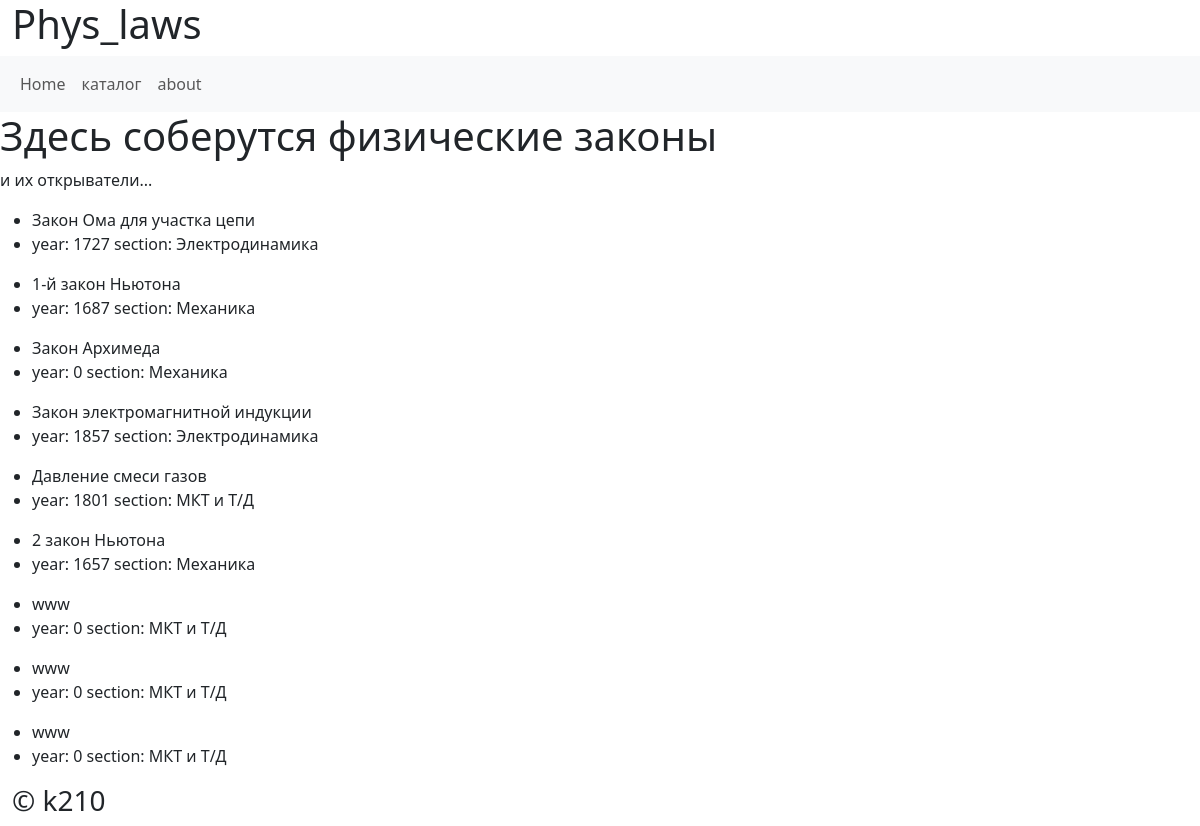
Before: / with the older database file.
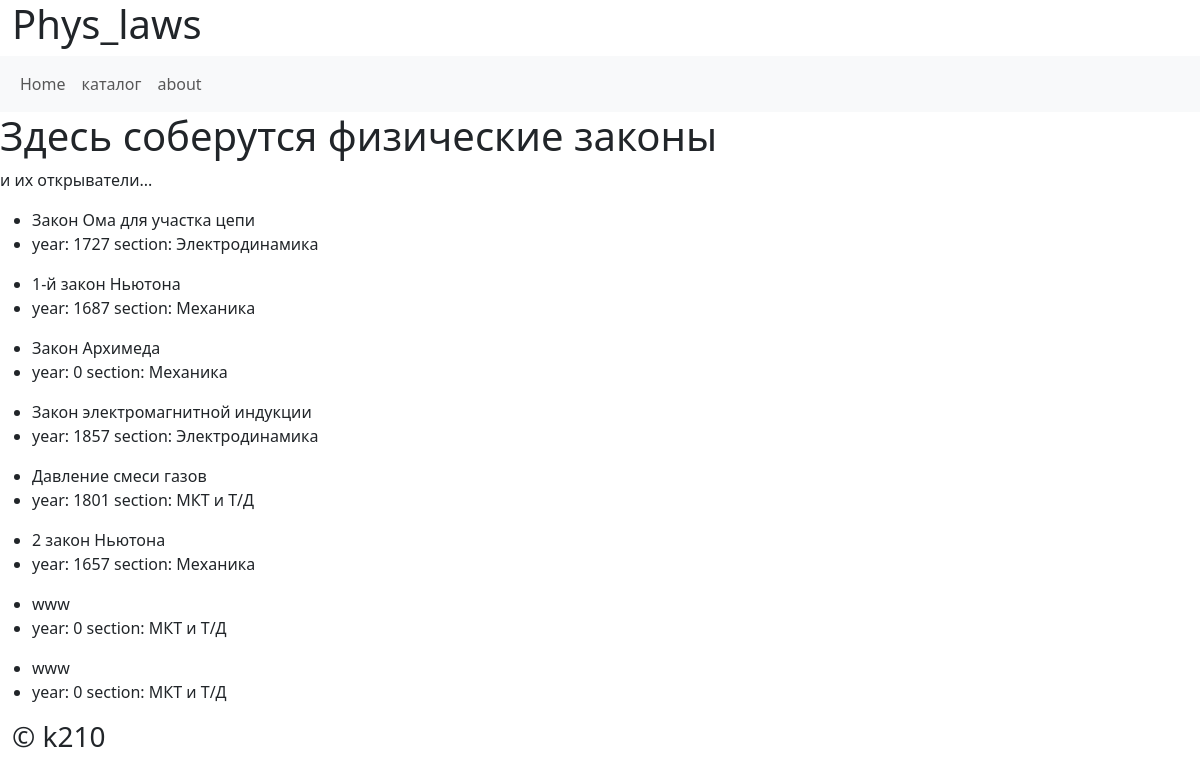
After: the same page with the newer database file.
### catalog/models.py (models this page shows, shortened)
class Laws(models.Model):
    title = models.CharField(max_length=256, verbose_name='название закона')
    text = models.TextField('Закон')
    year = models.BigIntegerField('год')
    author_id = models.ForeignKey(
        Authors,
        on_delete=models.CASCADE,
        verbose_name='закон'
    )
    section_id = models.ForeignKey(
        Sections,
        on_delete=models.CASCADE,
        related_name='laws',
        verbose_name='раздел'
    )
    formula = models.ImageField('формула', upload_to='formulas', blank=True)
    class Meta:
        verbose_name = 'закон'
        verbose_name_plural = 'Законы'

class Sections(models.Model):
    section = models.CharField(max_length=128, verbose_name='раздел')
    class Meta:
        verbose_name = 'раздел'
        verbose_name_plural = 'Разделы'

### homepage/views.py (the view)
# urls.py: path('', views.index, name='index'),
def index(request):
    laws_list = Laws.objects.select_related('section_id')
    context = {
        'laws_list': laws_list,
    }
    template_name = 'homepage/index.html'
    return render(request, template_name, context)

### templates/homepage/index.html (shortened to what this page needs)
{% extends "base.html" %}
    {% block content %}
      <h1>Здесь соберутся физические законы</h1>
      <p>и их открыватели...</p>
      {% for law in laws_list %}
        <ul>
          <li>{{ law.title }}</li>
          <li>year: {{ law.year }} section: {{ law.section_id.section }}</li>
        </ul>
      {% endfor%}
    {% endblock %}

Changed rows visible on the page:
removed Laws: title "www", year "0", section_id.section "МКТ и Т/Д"
